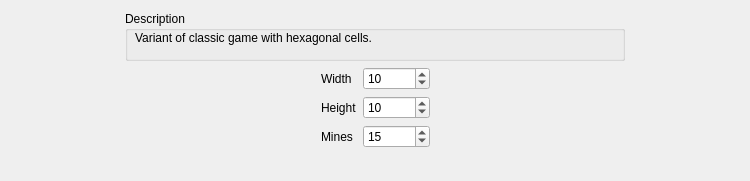
<?xml version="1.0" encoding="UTF-8"?>
<ui version="4.0">
 <class>HexParametersWidgetClass</class>
 <widget class="QWidget" name="HexParametersWidgetClass">
  <property name="geometry">
   <rect>
    <x>0</x>
    <y>0</y>
    <width>750</width>
    <height>181</height>
   </rect>
  </property>
  <property name="windowTitle">
   <string>HexParametersWidget</string>
  </property>
  <layout class="QVBoxLayout" name="verticalLayout">
   <item>
    <layout class="QHBoxLayout" name="horizontalLayout">
     <item>
      <spacer name="horizontalSpacer">
       <property name="orientation">
        <enum>Qt::Orientation::Horizontal</enum>
       </property>
       <property name="sizeHint" stdset="0">
        <size>
         <width>40</width>
         <height>20</height>
        </size>
       </property>
      </spacer>
     </item>
     <item>
      <widget class="QGroupBox" name="groupBox">
       <property name="sizePolicy">
        <sizepolicy hsizetype="Fixed" vsizetype="Fixed">
         <horstretch>0</horstretch>
         <verstretch>0</verstretch>
        </sizepolicy>
       </property>
       <property name="minimumSize">
        <size>
         <width>500</width>
         <height>50</height>
        </size>
       </property>
       <property name="title">
        <string>Description</string>
       </property>
       <widget class="QLabel" name="label">
        <property name="geometry">
         <rect>
          <x>10</x>
          <y>20</y>
          <width>581</width>
          <height>41</height>
         </rect>
        </property>
        <property name="text">
         <string>Variant of classic game with hexagonal cells.</string>
        </property>
        <property name="alignment">
         <set>Qt::AlignmentFlag::AlignLeading|Qt::AlignmentFlag::AlignLeft|Qt::AlignmentFlag::AlignTop</set>
        </property>
       </widget>
      </widget>
     </item>
     <item>
      <spacer name="horizontalSpacer_2">
       <property name="orientation">
        <enum>Qt::Orientation::Horizontal</enum>
       </property>
       <property name="sizeHint" stdset="0">
        <size>
         <width>40</width>
         <height>20</height>
        </size>
       </property>
      </spacer>
     </item>
    </layout>
   </item>
   <item>
    <layout class="QHBoxLayout" name="horizontalLayout_2">
     <item>
      <spacer name="horizontalSpacer_3">
       <property name="orientation">
        <enum>Qt::Orientation::Horizontal</enum>
       </property>
       <property name="sizeHint" stdset="0">
        <size>
         <width>40</width>
         <height>20</height>
        </size>
       </property>
      </spacer>
     </item>
     <item>
      <layout class="QFormLayout" name="formLayout">
       <item row="0" column="0">
        <widget class="QLabel" name="label_3">
         <property name="text">
          <string>Width</string>
         </property>
        </widget>
       </item>
       <item row="0" column="1">
        <widget class="QSpinBox" name="widthSpinBox">
         <property name="minimum">
          <number>2</number>
         </property>
         <property name="maximum">
          <number>1000</number>
         </property>
         <property name="value">
          <number>10</number>
         </property>
        </widget>
       </item>
       <item row="1" column="0">
        <widget class="QLabel" name="label_2">
         <property name="text">
          <string>Height</string>
         </property>
        </widget>
       </item>
       <item row="1" column="1">
        <widget class="QSpinBox" name="heightSpinBox">
         <property name="minimum">
          <number>2</number>
         </property>
         <property name="maximum">
          <number>1000</number>
         </property>
         <property name="value">
          <number>10</number>
         </property>
        </widget>
       </item>
       <item row="2" column="0">
        <widget class="QLabel" name="label_4">
         <property name="text">
          <string>Mines</string>
         </property>
        </widget>
       </item>
       <item row="2" column="1">
        <widget class="QSpinBox" name="minesSpinBox">
         <property name="minimum">
          <number>1</number>
         </property>
         <property name="maximum">
          <number>100000</number>
         </property>
         <property name="value">
          <number>15</number>
         </property>
        </widget>
       </item>
      </layout>
     </item>
     <item>
      <spacer name="horizontalSpacer_4">
       <property name="orientation">
        <enum>Qt::Orientation::Horizontal</enum>
       </property>
       <property name="sizeHint" stdset="0">
        <size>
         <width>40</width>
         <height>20</height>
        </size>
       </property>
      </spacer>
     </item>
    </layout>
   </item>
   <item>
    <spacer name="verticalSpacer">
     <property name="orientation">
      <enum>Qt::Orientation::Vertical</enum>
     </property>
     <property name="sizeHint" stdset="0">
      <size>
       <width>20</width>
       <height>17</height>
      </size>
     </property>
    </spacer>
   </item>
  </layout>
 </widget>
 <layoutdefault spacing="6" margin="11"/>
 <resources/>
 <connections/>
</ui>
